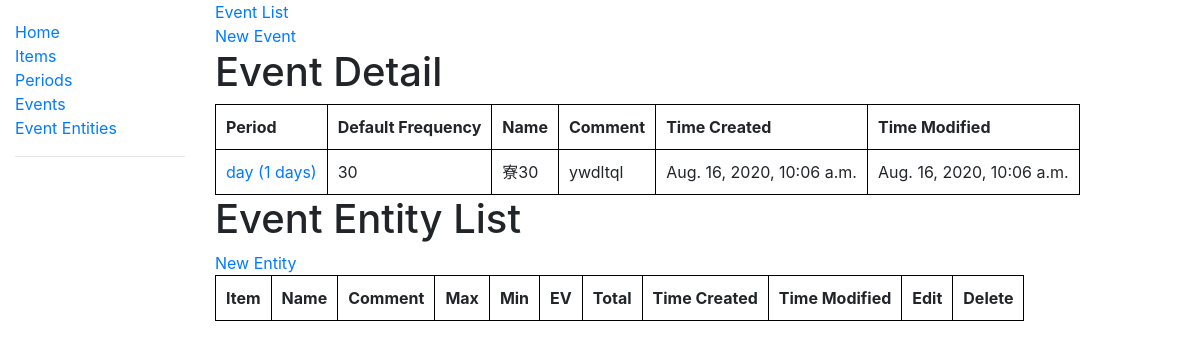
/event/8/, run on an earlier commit of the app's database.
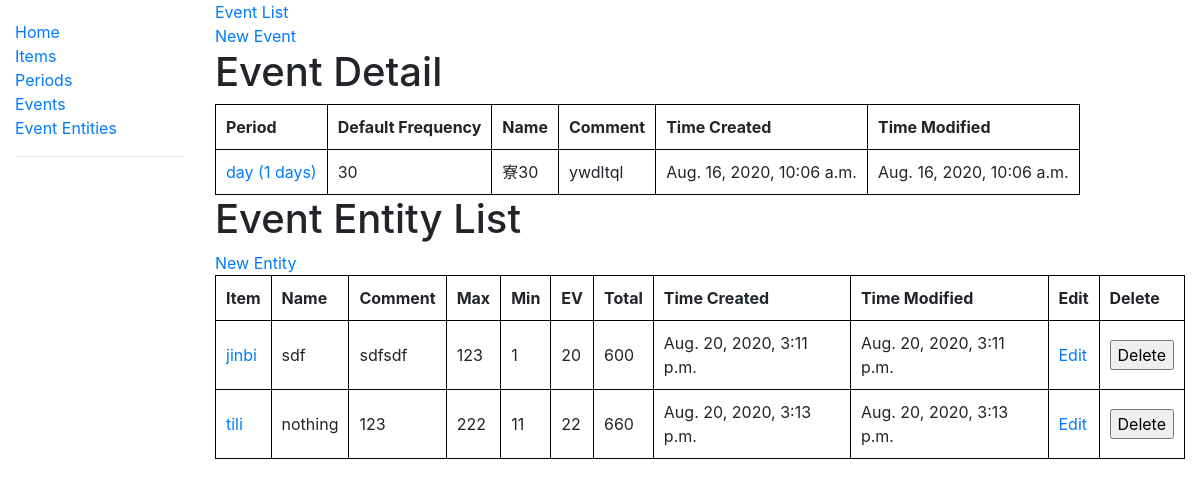
And on a later commit of the database.
### income_calculator/models.py (models this page shows)
class BasicModel(models.Model):
    id = models.AutoField(primary_key=True)
    display_name = models.CharField(max_length=50)  # The display name of the object
    comment = models.TextField(null=True)  # a short description of the object
    time_created = models.PositiveIntegerField()
    time_modified = models.PositiveIntegerField()
    deleted = models.BooleanField()
    def __str__(self):
        return self.display_name
    @property
    def time_created_string(self):
        return datetime.fromtimestamp(self.time_created)
    @property
    def time_modified_string(self):
        return datetime.fromtimestamp(self.time_modified)

class Event(BasicModel):
    priority = models.SmallIntegerField()
    default_frequency = models.IntegerField()
    icon = models.TextField(null=True)
    period_id = models.PositiveIntegerField()
    event_group_id = models.PositiveIntegerField(null=True)

class BasicModel(models.Model):
    id = models.AutoField(primary_key=True)
    display_name = models.CharField(max_length=50)  # The display name of the object
    comment = models.TextField(null=True)  # a short description of the object
    time_created = models.PositiveIntegerField()
    time_modified = models.PositiveIntegerField()
    deleted = models.BooleanField()
    def __str__(self):
        return self.display_name
    @property
    def time_created_string(self):
        return datetime.fromtimestamp(self.time_created)
    @property
    def time_modified_string(self):
        return datetime.fromtimestamp(self.time_modified)

class Period(BasicModel):
    num_days = models.PositiveIntegerField()
    def __str__(self):
        return self.display_name + ' (' + str(self.num_days) + ' days)'

class EventEntity(BasicModel):
    event_id = models.PositiveIntegerField()
    item_id = models.PositiveIntegerField()
    min = models.IntegerField()
    max = models.IntegerField()
    expectation_value = models.IntegerField()
    default_total = models.IntegerField()

### income_calculator/views.py (the view)
# urls.py: path('event/<int:pk>/', views.EventDetailView.as_view(), name='event_detail'),
class EventDetailView(generic.DetailView):
    model = Event
    context_object_name = 'event_detail'
    def get_context_data(self, **kwargs):
        context = super().get_context_data(**kwargs)
        periods = db_accessor.get_active_periods()
        context['periods'] = periods
        event_entities = db_accessor.get_event_entities_by_event_id(event_id=self.kwargs['pk'])
        context['event_entity_list'] = event_entities
        items = db_accessor.get_active_items()
        context['items'] = items
        return context

### income_calculator/db_accessor.py (called while the page is built)
def get_event_entities_by_event_id(event_id):
    return EventEntity.objects.filter(event_id=event_id)

def get_items(**kwargs):
    return Item.objects.filter(**kwargs)

def get_active_items():
    return get_items(deleted=False)

def get_periods(**kwargs):
    return Period.objects.filter(**kwargs)

def get_active_periods():
    return get_periods(deleted=False)

### income_calculator/templatetags/template_filters.py (called while the page is built)
@register.filter
def get_object_by_id(value, period_id):
    for p in value:
        if p.id == period_id:
            return p

### income_calculator/templates/income_calculator/event_detail.html (shortened to what this page needs)
{% extends "base_generic.html" %}
{% load template_filters %}
{% block content %}
  <a href="{% url 'events'%}">Event List</a><br/>
  <a href="{% url 'new_event'%}">New Event</a>
<h1>Event Detail</h1>
<table>
  <tr>
    <th>Period</th>
    <th>Default Frequency</th>
    <th>Name</th>
    <th>Comment</th>
    <th>Time Created</th>
    <th>Time Modified</th>
  </tr>
  <tr>
    <td><a href="{% url 'period_detail' event_detail.period_id%}">{{ periods|get_object_by_id:event_detail.period_id }}</a></td>
    <td>{{ event_detail.default_frequency }}</td>
    <td>{{ event_detail.display_name }}</td>
    <td>{{ event_detail.comment }}</td>
    <td>{{ event_detail.time_created_string }}</td>
    <td>{{ event_detail.time_modified_string }}</td>
  </tr>
</table>
<h1>Event Entity List</h1>
<a href="{% url 'new_event_entity' event_id=event_detail.id %}">New Entity</a>
<table>
  <tr>
    <th>Item</th>
    <th>Name</th>
    <th>Comment</th>
    <th>Max</th>
    <th>Min</th>
    <th>EV</th>
    <th>Total</th>
    <th>Time Created</th>
    <th>Time Modified</th>
    <th>Edit</th>
    <th>Delete</th>
  </tr>
  {% for event_entity in event_entity_list %}
    <tr>
      <td><a href="{% url 'item_detail' event_entity.item_id%}">{{ items|get_object_by_id:event_entity.item_id }}</a></td>
      <td>{{ event_entity.display_name }}</td>
      <td>{{ event_entity.comment }}</td>
      <td>{{ event_entity.max }}</td>
      <td>{{ event_entity.min }}</td>
      <td>{{ event_entity.expectation_value }}</td>
      <td>{% widthratio event_entity.expectation_value 1 event_detail.default_frequency %}</td>
      <td>{{ event_entity.time_created_string }}</td>
      <td>{{ event_entity.time_modified_string }}</td>
      <td><a href="{% url 'event_entity_edit' event_entity.id %}">Edit</a></td>
      <td>
      <form action="{% url 'event_entity_delete' %}" method="post" onsubmit="return confirm('Do you really want to delete {{ event_entity }}?')">
        <input type="submit" value="Delete">
      </form>
      </td>
    </tr>
  {% endfor %}
</table>
{% endblock %}

### income_calculator/templates/base_generic.html (shortened to what this page needs)
<!DOCTYPE html>
<html lang="en">
<head>
  <link rel="stylesheet" href="https://stackpath.bootstrapcdn.com/bootstrap/4.1.3/css/bootstrap.min.css">
    {% load bootstrap_pagination %}
    {% load static %}
    <link rel="stylesheet" href="{% static 'css/styles.css' %}">
</head>
<body>
  <div class="container-fluid">
    <div class="row">
      <div class="col-sm-2">
      {% block sidebar %}
        <ul class="sidebar-nav">
            <li><a href="{% url 'index' %}">Home</a></li>
          <li><a href="{% url 'items' %}">Items</a></li>
          <li><a href="{% url 'periods' %}">Periods</a></li>
          <li><a href="{% url 'events' %}">Events</a></li>
          <li><a href="{% url 'event_entities' %}">Event Entities</a></li>
          <hr/>
        </ul>
     {% endblock %}
      </div>
      <div class="col-sm-10 ">
          {% block content %}{% endblock %}
      </div>
    </div>
  </div>
</body>
</html>

### income_calculator/static/css/styles.css (style rules this page uses)
.sidebar-nav { margin-top: 20px; padding: 0; list-style: none; }
table, th, td { padding: 10px; border: 1px solid black; border-collapse: collapse; }

What changed in the data, as far as the page shows it:
added EventEntity: item.display_name "jinbi", display_name "sdf", comment "sdfsdf", max "123", min "1", expectation_value "20", expectation_value.default_frequency "600", time_created_string "Aug. 20, 2020, 3:11 p.m.", time_modified_string "Aug. 20, 2020, 3:11 p.m."
added EventEntity: item.display_name "tili", display_name "nothing", comment "123", max "222", min "11", expectation_value "22", expectation_value.default_frequency "660", time_created_string "Aug. 20, 2020, 3:13 p.m.", time_modified_string "Aug. 20, 2020, 3:13 p.m."
